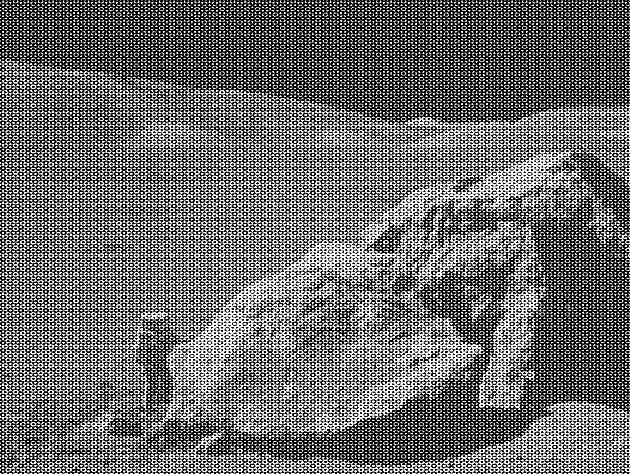
#> input picture images/moonlanding.png, 630 x 474 px
$ jupyter execute --allow-errors 09ex_numerical.ipynb
#> lines starting #> are read from the running program, lines starting #| are printed output that depends on the picture
1\. **2D minimization of a six-hump camelback function**

$$f(x,y) = \left(4-2.1x^2+\frac{x^4}{3} \right) x^2 +xy + (4y^2 -4)y^2$$

has multiple global and local minima.

- Find the global minima of this function
- How many global minima are there, and what is the function value at those points?
- What happens for an initial guess of $(x, y) = (0, 0)$?

Hints:

* Variables can be restricted to $-2 < x < 2$ and $-1 < y < 1$.
* Use `numpy.meshgrid()` and `pylab.imshow()` to graphically display the regions.
* Use `scipy.optimize.minimize()`, trying its optional arguments.

[cell 1]
import numpy as np
import matplotlib.pyplot as plt
from scipy.optimize import *

def f(X):
    x, y = X
    return (4 - 2.1*x**2 + (x**4)/3)*x**2 + x*y + (4*y**2 - 4)*y**2

x = np.linspace(-2, 2, 100)
y = np.linspace(-1, 1, 100)
xv, yv = np.meshgrid(x, y)

fig = plt.figure()
ax = fig.add_subplot(1, 1, 1, projection='3d')
ax.plot_surface(xv, yv, f([xv, yv]), cmap='inferno')
ax.set_xlabel('xv')
ax.set_ylabel('yv')
ax.set_zlabel('f(xv, yv)')

fig = plt.figure()
h = plt.contourf(x, y, f([xv, yv]), cmap='inferno')
plt.axis('scaled')
plt.colorbar()
plt.imshow(f([xv, yv]))

rand_x0 = np.random.uniform(low=[-2, -1], high=[2, 1], size=(30, 2))

def print_fun(x, f, accepted):
    print('at minimum [%.4f, %.4f], f(x, y) = %.4f' % (x[0], x[1], f))

for j in range(len(rand_x0)):
    r = basinhopping(f, rand_x0[j], minimizer_kwargs={"method":"BFGS"}, niter=0, callback=print_fun)
    plt.scatter(r.x[0], r.x[1])

x0 = [0, 0]
r = minimize(f, x0)
print('By starting with the initial guess equal to x0=[0,0] the minimum results',r.fun)
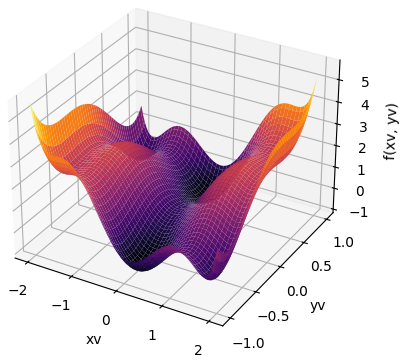
#> figure drawn by matplotlib, 1 panel
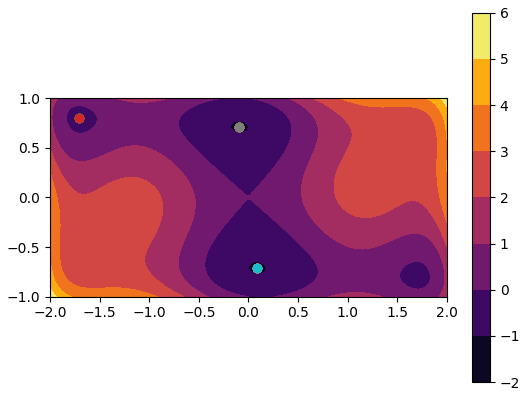
#> figure drawn by matplotlib, 2 panels

2\. **Non-linear ODE: the damped pendulum**

The equation of the motion of a forced pendulum, as a function of the angle $\theta$ with the vertical, is given by:

$$\frac{d^2\theta}{dt^2} = -\frac{1}{Q} \frac{d\theta}{dt} + \frac{g}{l}\sin\theta + d \cos\Omega t$$

where $t$ is time, $Q$ is the damping factor, $d$ is the forcing amplitude, and $\Omega$ is the driving frequency of the forcing.

This second order ODE needs to be written as two coupled first order ODEs by defining a new variable $\omega \equiv d\theta/dt$:

$$\frac{d\theta}{dt} = \omega$$
$$\frac{d\omega}{dt} = -\frac{1}{Q}\,\omega + \frac{g}{l}\sin\theta + d \cos\Omega t$$

Consider the initial conditions $\theta_0 = \omega_0 = 0$, and $l = 10$, $Q = 2.0$, $d = 1.5$, and $\omega = 0.65$.

 - Solve the ODE with `odeint` over a period of 200 time steps
 - Create two plots, one of $\theta$ as a function of the time, and $\omega$ as a function of the time
 - **Optional**: determine if there is a set of parameters for which the motion is chaotic.

[cell 2]
import numpy as np
from scipy import *
from scipy.integrate import odeint
import matplotlib.pyplot as plt

#parameters
l = 10
Q = 2.0
d = 1.5
Omega = 0.65
g = 9.81
T = 200

#initial condition
theta0 = 0
omega0 = 0
X0 = [omega0, theta0]

#solving the ODE
def derivative(X, time, Q, g, l, d, Omega):
    return(X[1], -(1/Q)*X[1] + (g/l)*np.sin(X[0]) + d*np.cos(Omega*time))

t = np.linspace(0, T, 100)
X = odeint(derivative, X0, t, args=(Q, g, l, d, Omega))

plt.figure(figsize=(6,4))
plt.plot(t, X[:, 0], 'orange')
plt.xlabel('t')
plt.ylabel('derivatives')
plt.legend(['dtheta'])
plt.grid(alpha=0.25)
plt.figure(figsize=(6,4))
plt.plot(t, X[:, 1])
plt.xlabel('t')
plt.ylabel('derivatives')
plt.legend(['domega'])
plt.grid(alpha=0.25)
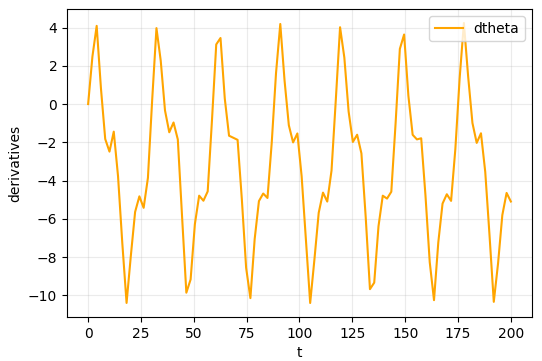
#> figure drawn by matplotlib, 1 panel; curve peaks at x = 177.8, y = 4.24
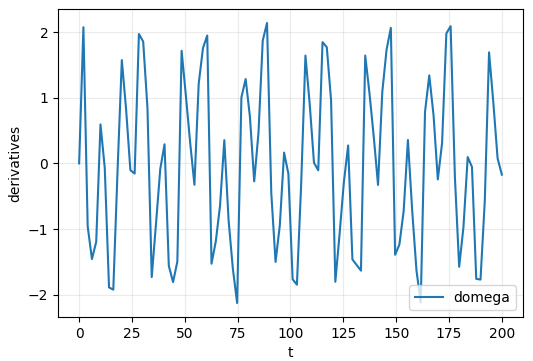
#> figure drawn by matplotlib, 1 panel; curve peaks at x = 88.89, y = 2.14

3\. **FFT of a simple dataset**

Perform a periodicity analysis on the lynxs-hares population, i.e. determine what is the period of the population of these animals.

The dataset is the one downloaded at the beginning of Lecture 06:

 - `!wget https://www.dropbox.com/s/ebe1cnyd2gm836a/populations.txt -P data/`

[cell 3]
#!wget https://www.dropbox.com/s/ebe1cnyd2gm836a/populations.txt -P data/

import numpy as np
import pandas as pd
import matplotlib.pyplot as plt
from scipy import fftpack

#> (the rest of this cell did not finish here and is left out)

4\. **FFT of an image**

Write a filter that removes the periodic noise from the `moonlanding.png` image by using a 2-dimensional FFT.

* Import the image as a 2D numpy array using `plt.imread("images/moonlanding.png")`. Examine the image with `plt.imshow()`, which is heavily contaminated with periodic noise.
* Check the documentation of the `scipy.fftpack` package, and find the method that performs a 2D FFT. Plot the spectrum (Fourier transform of) the image. **Hint**: use `LogNorm` to plot the colors in log scale:
```Python
from matplotlib.colors import LogNorm
plt.imshow(image, norm=LogNorm(vmin=5))
```
* Inspect the spectrum, and try to locate the 2D regions of the power spectrum that contain the signal and those which contain the periodic noise. Use array slicing to set the noise regions to zero.
* Apply the inverse Fourier transform to plot the resulting image.

[cell 4]
import numpy as np
import matplotlib.pyplot as plt
from matplotlib.colors import LogNorm
from scipy import fftpack

plt.figure(figsize=(4,3))
image = plt.imread("images/moonlanding.png")
#> image is the input picture: shape (474, 630) float32; min 0, max 1, mean 0.424
plt.imshow(image, cmap='gray')

image_fft = fftpack.fft2(image)
image_fft_shifted = fftpack.fftshift(image_fft)
image_power = np.abs(image_fft_shifted)

plt.figure(figsize=(6,3))
plt.imshow(image_power, norm=LogNorm(vmin=5))
plt.colorbar()

image_fftcopy = image_fft.copy()

N = image_fft_shifted.shape[0]
#> N = 474
M = image_fft_shifted.shape[1]
#> M = 630
x, y = np.meshgrid(np.arange(M), np.arange(N))
print(N)
#| 474
print(M)
#| 630

a1 = 0.09
#a2 = 0.098
image_fftcopy[int(N*a1):int(N*(1-a1))] = 0
image_fftcopy[:, int(M*a1):int(M*(1-a1))] = 0


# [9 lines of commented-out code are left out]
image_ifft = fftpack.ifft2(image_fftcopy)

plt.figure(figsize=(6,3))
plt.imshow(image_ifft.real, cmap='gray')
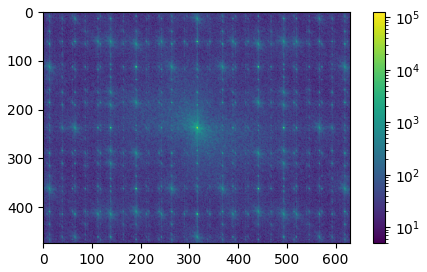
#> figure drawn by matplotlib, 2 panels
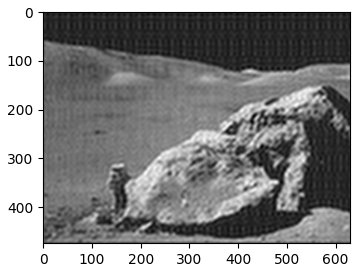
#> figure drawn by matplotlib, 1 panel

[cell 5]
import numpy as np
import matplotlib.pyplot as plt
from matplotlib.colors import LogNorm
from scipy import fftpack

plt.figure(figsize=(4,3))
image = plt.imread("images/moonlanding.png")
plt.imshow(image)

image_fft = fftpack.fft2(image)
image_power = np.abs(image_fft)

plt.figure(figsize=(6,3))
plt.imshow(image_power, norm=LogNorm(vmin=5))
plt.colorbar()

#sample_freq_row = fftpack.fftfreq(image.shape[0], d=1)
#sample_freq_column = fftpack.fftfreq(image.shape[1], d=1)
#sample_freq_row, sample_freq_column = np.meshgrid(sample_freq_row, sample_freq_column)
#> (the rest of this cell did not finish here and is left out)
